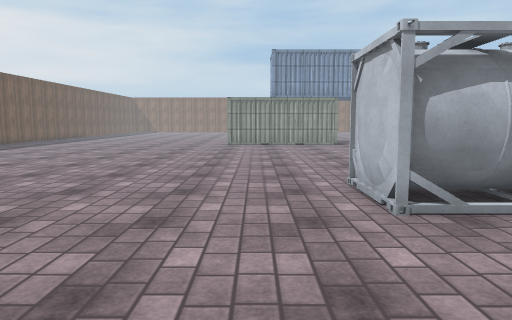
[1] (above)

23 first-person views from a walk through a scene from a Unity 3-D project. The camera is 1.5 m above the floor, tilts 6° down and sees 70° across. The floor is counted in squares, 1 m on a side. Each view is taken from the middle of a square. On the plan, view 1 faces up. The plan holds only what a view shows up to about 16 squares ahead; the rest is blank. The place goes on beyond the plan. The player is left out. Some surface patterns are stand-ins.

[2]
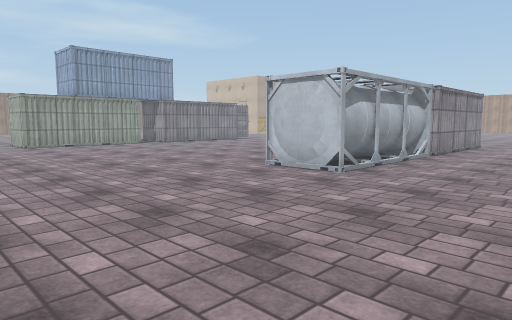

[3]
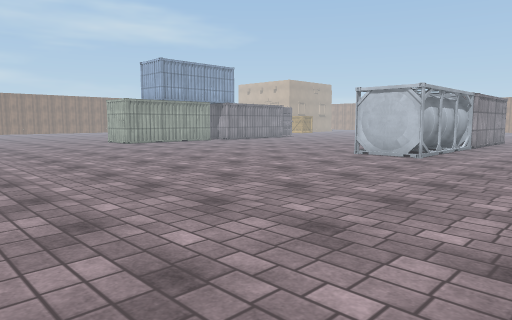

[4]
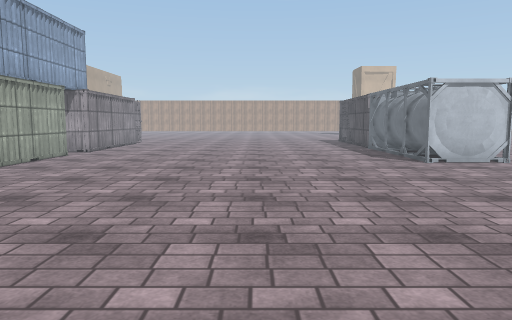

[5]
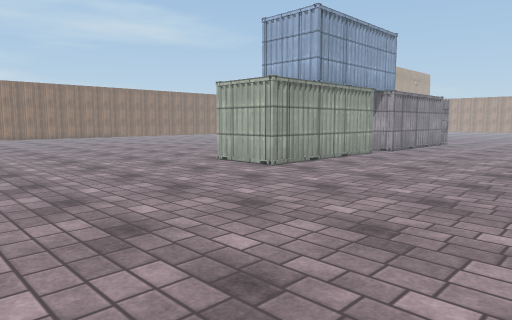

[6]
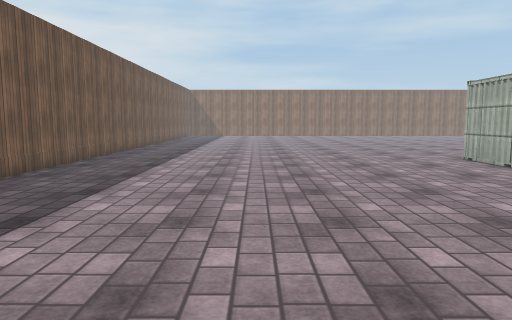

[7]
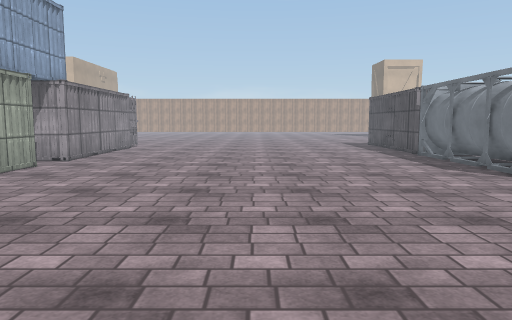

[8]
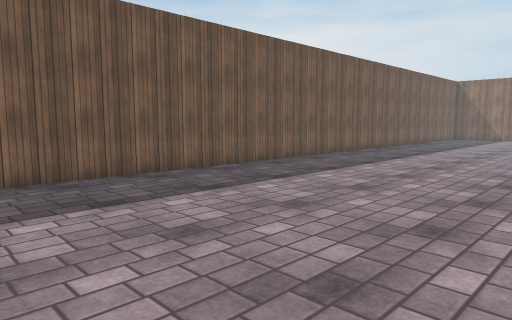

[9]
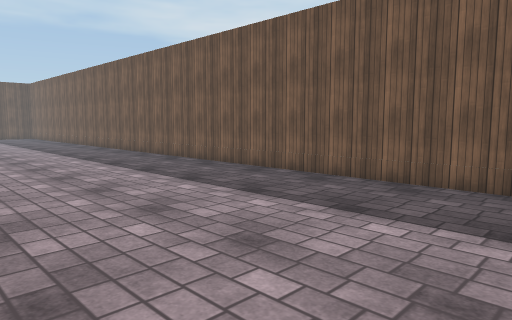

[10]
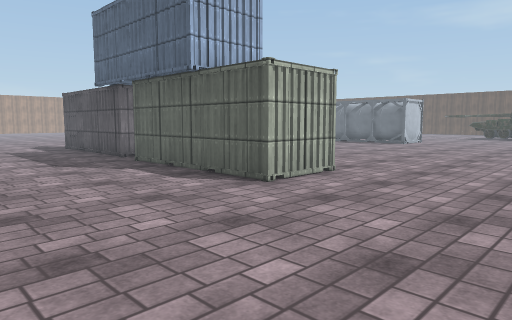

[11]
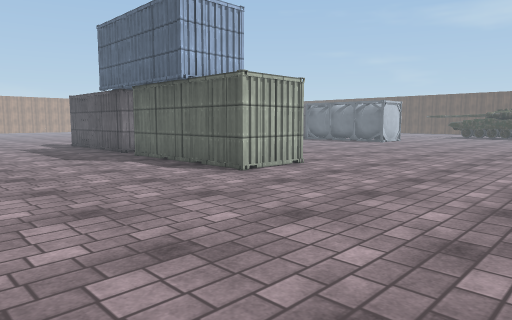

[12]
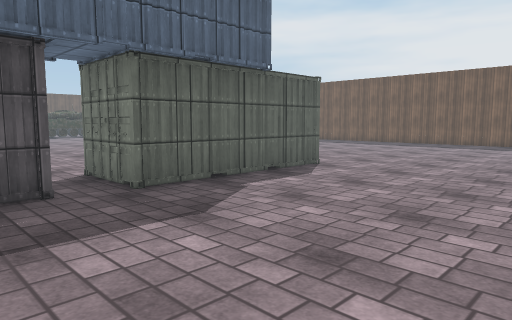

[13]
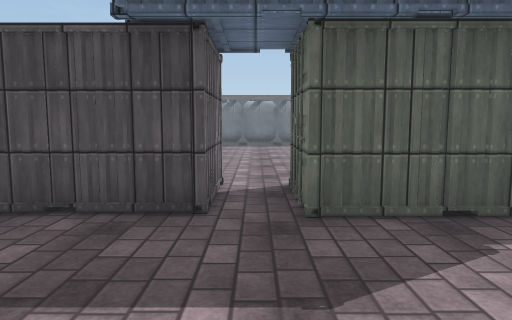

[14]
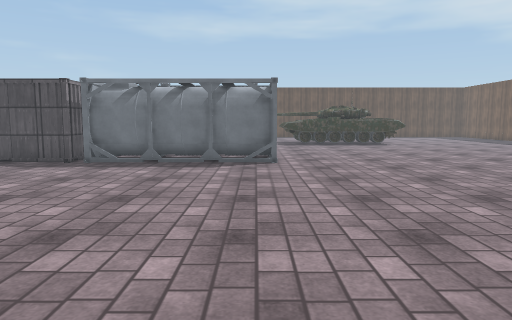

[15]
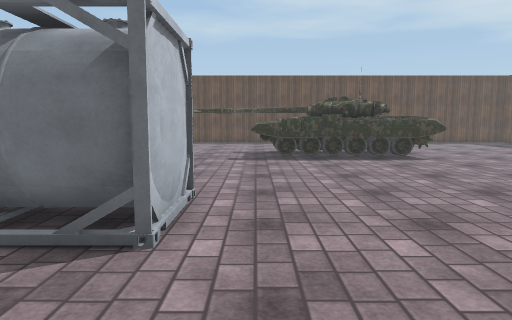

[16]
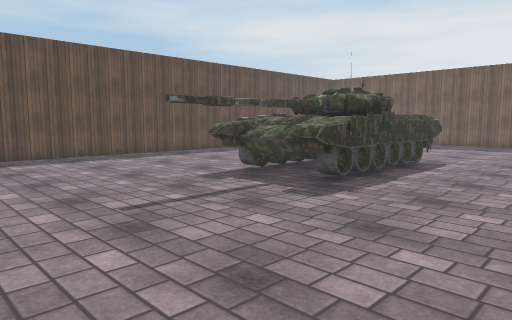

[17]
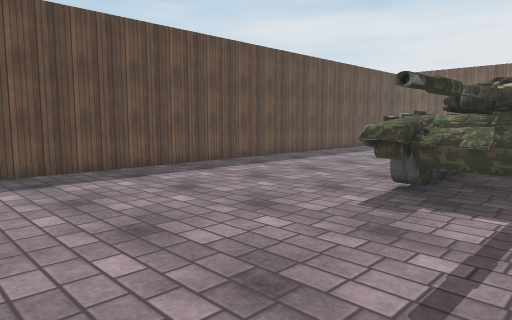

[18]
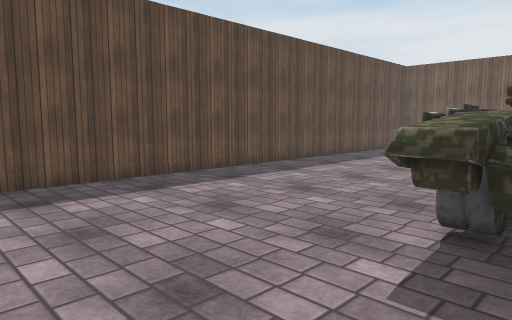

[19]
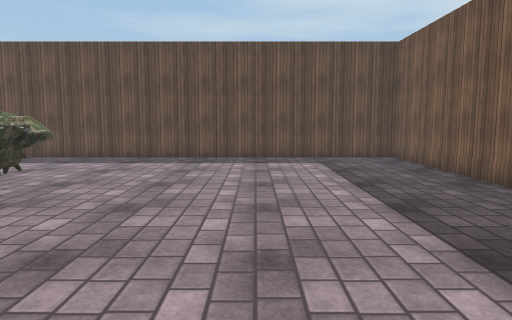

[20]
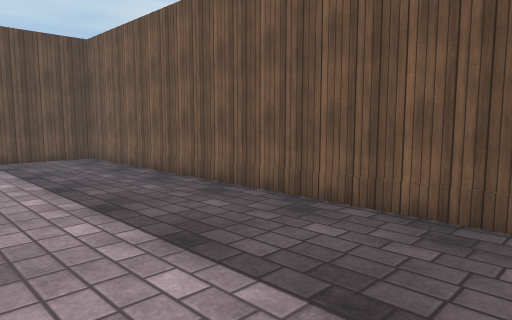

[21]
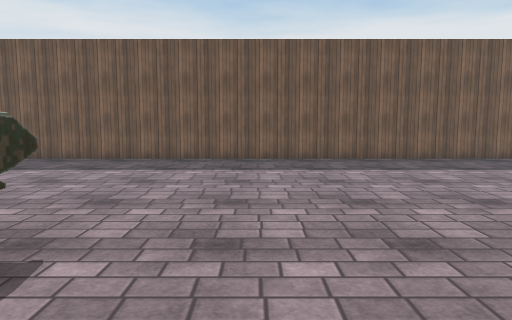

[22]
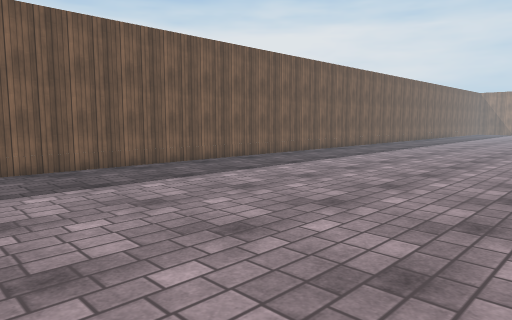

[23]
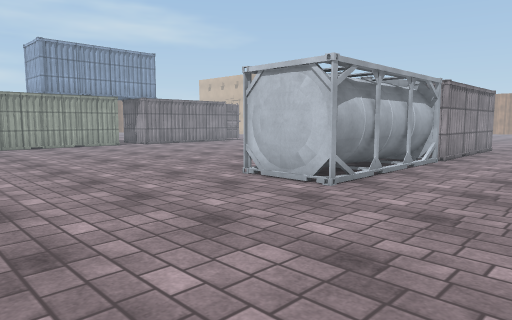

### Floor plan
Key: @ floor where view 1 was taken; # wall or solid block; . floor; ^ raised ledge; C container; O other object.
Columns run from 17 left of view 1 to 9 right of it. Each row starts with its distance up from view 1.
 34     ....                  .
 33    ..... .......  .......
 32   ........................
 31  .........................
 30 #..........................
 29 #..........................
 28 #..........................
 27 #..........................
 26 #..............C######C.CCC
 25 #..............########.C
 24 #..............C#######.C
 23 #.......................CCC
 22 #..........................
 21 #..........................
 20 #..........................
 19 #..........................
 18 #..........................
 17 #..........................
 16 #..........................
 15 #..........................
 14 #..........................
 13 #..........................
 12 #..........................
 11 #..........................
 10 #..........................
  9 #...................OO.OO.O
  8 #..................OOOOOOOO
  7 #..................O
  6 #..................OOOOOOOO
  5 #..........................
  4 #..........................
  3 #..........................
  2 #.......................
  1 #........................
  0 #................@.......
 -1 #........................
 -2 #.........######^^^.......
 -3 #.........# ####^^^......
 -4 #.........#    ##^^......
 -5 #.........##   ##^^......
 -6 #..........#   ##^^......
 -7 #........................
 -8 #........................
 -9 #........................
-10 #........................
-11 #.......................
-12 #.......................
-13 ########################

Where each view was taken, in squares from view 1:
view 1: 0 up, 0 right, facing up
view 2: 0 up, 7 left, facing up-right
view 3: 0 up, 13 left, facing up-right
view 4: 15 up, 11 left, facing right
view 5: 15 up, 11 left, facing up-right
view 6: 12 up, 10 left, facing up
view 7: 16 up, 7 left, facing right
view 8: 17 up, 7 left, facing up-left
view 9: 23 up, 8 left, facing down-left
view 10: 33 up, 8 left, facing down-right
view 11: 34 up, 10 left, facing down-right
view 12: 34 up, 9 right, facing down-left
view 13: 32 up, 6 right, facing down
view 14: 22 up, 3 right, facing down
view 15: 13 up, 1 right, facing down
view 16: 3 up, 8 right, facing down-left
view 17: 2 down, 8 right, facing down-left
view 18: 4 down, 5 right, facing down-left
view 19: 2 up, 11 left, facing down
view 20: 2 up, 11 left, facing down-left
view 21: 1 up, 2 left, facing left
view 22: 2 up, 5 left, facing up-left
view 23: 1 up, 5 left, facing up-right
